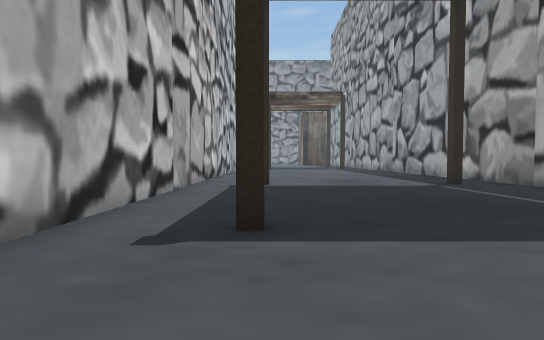
View 1 (above)

24 first-person views from a walk through a Unity game level. The camera is 1.3 m above the floor, tilts 2° down and sees 85° across. The floor is counted in squares, 2 m on a side. Each view is taken from the middle of a square. On the plan, view 1 faces up. The plan holds only what a view shows up to about 9 squares ahead; the rest is blank. The place goes on beyond the plan. The player character is not drawn.

View 2
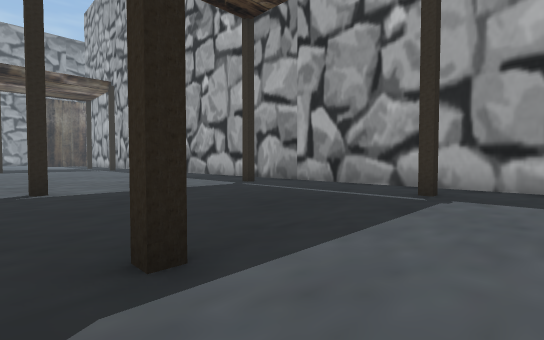

View 3
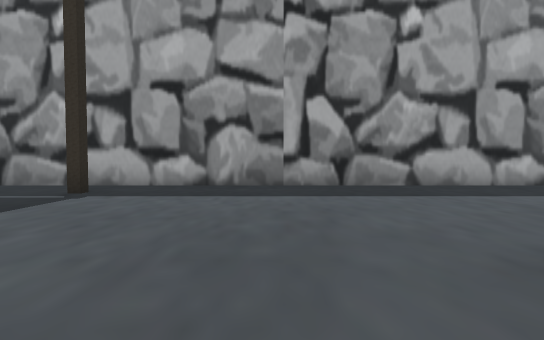

View 4
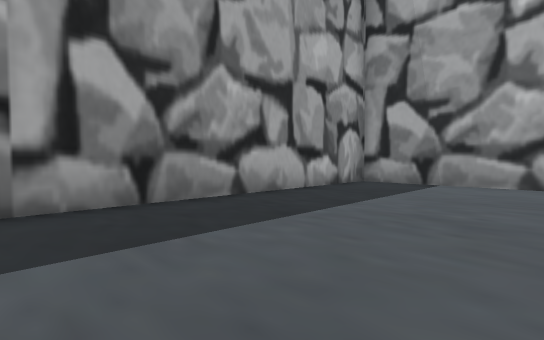

View 5
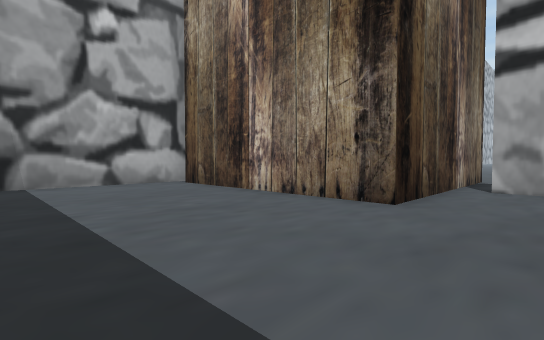

View 6
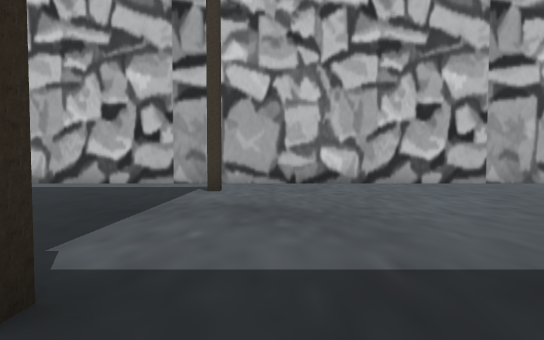

View 7
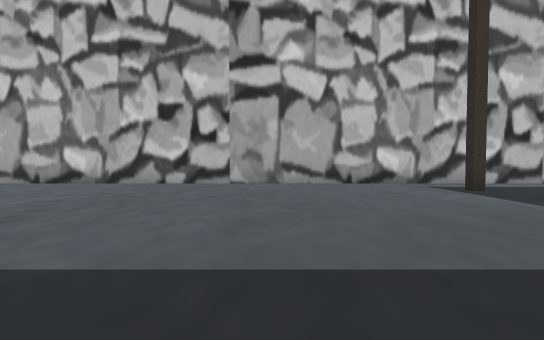

View 8
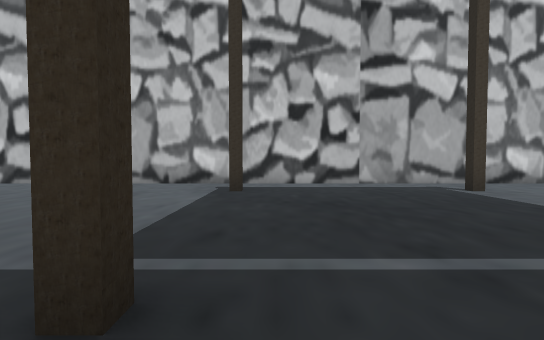

View 9
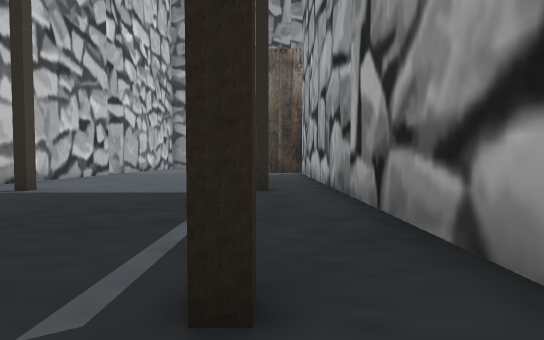

View 10
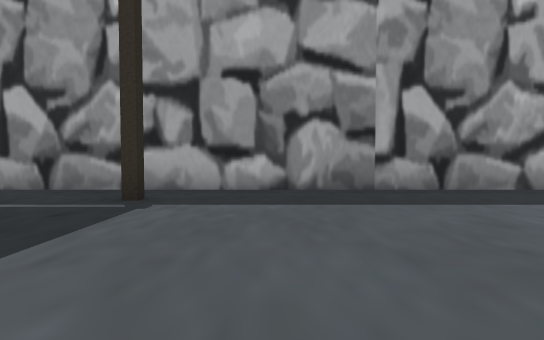

View 11
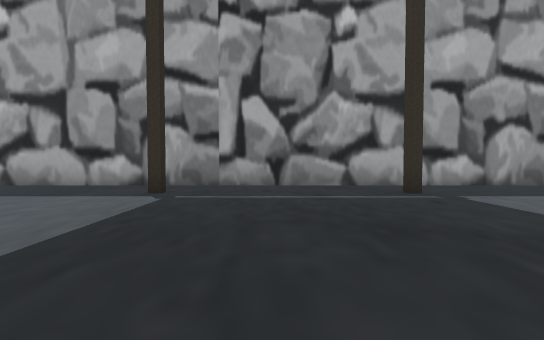

View 12
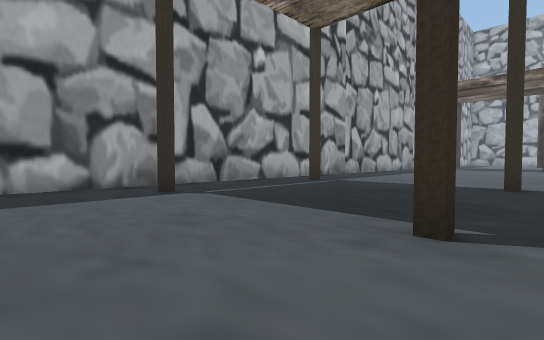

View 13
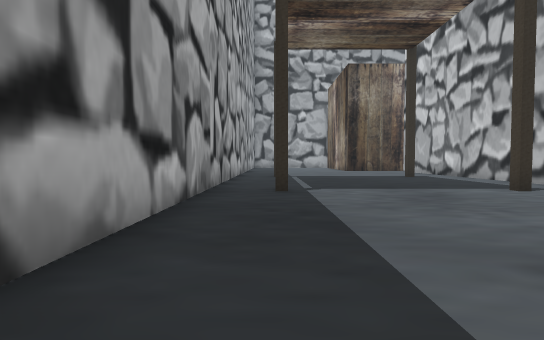

View 14
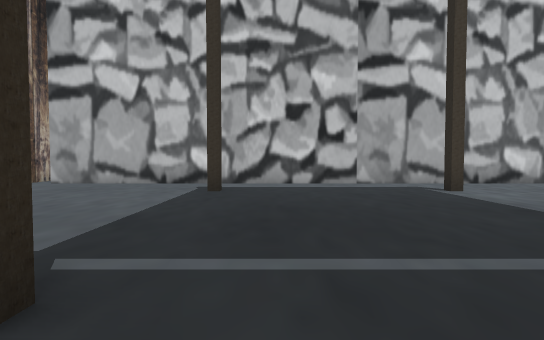

View 15
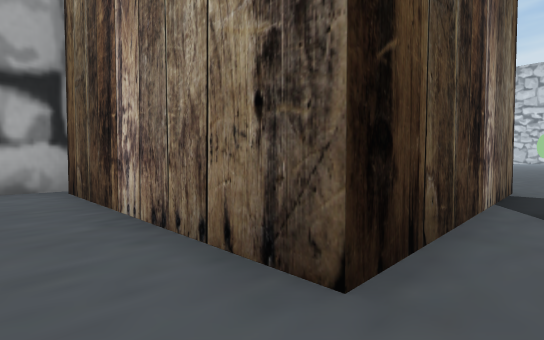

View 16
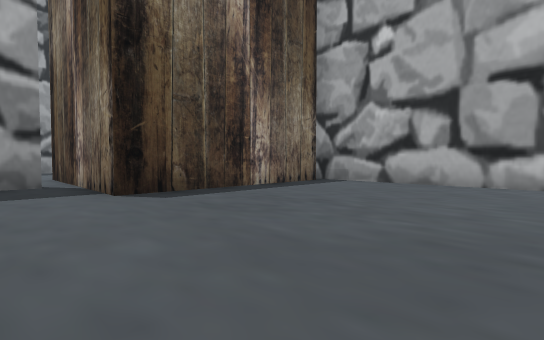

View 17
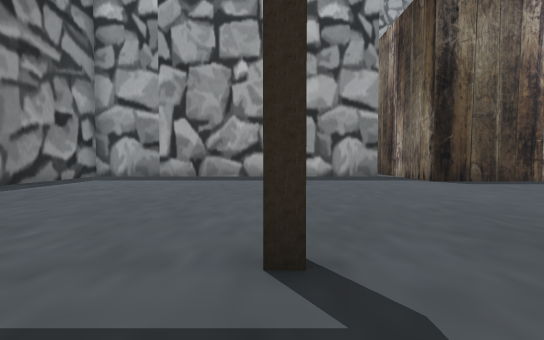

View 18
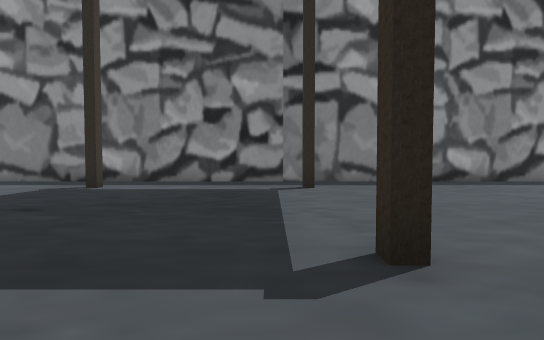

View 19
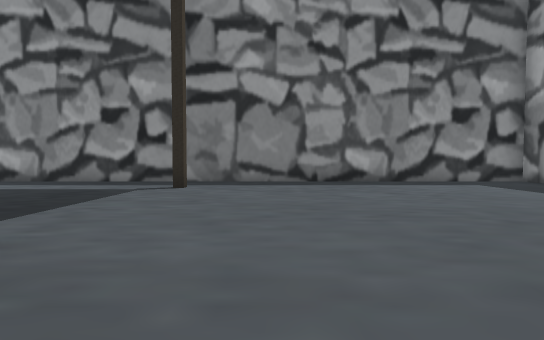

View 20
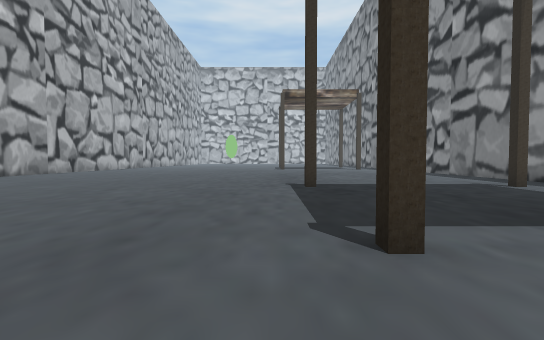

View 21
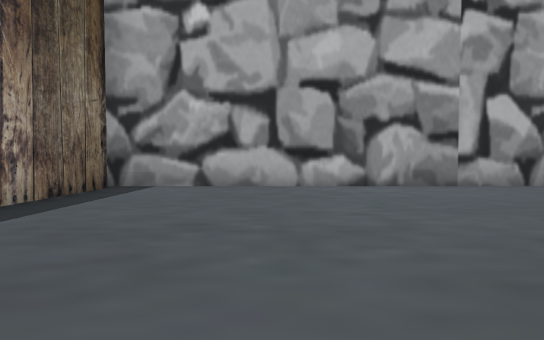

View 22
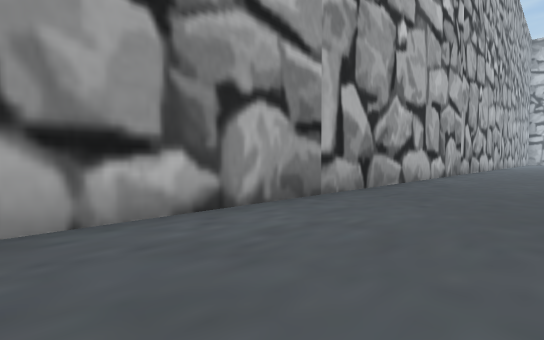

View 23
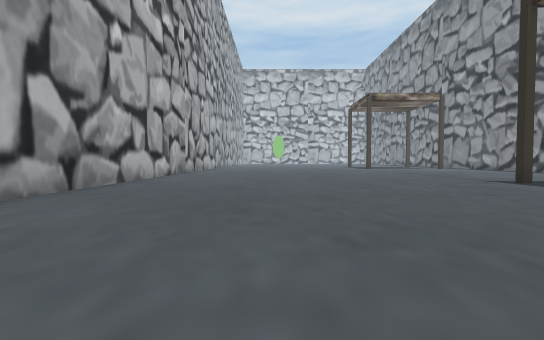

View 24
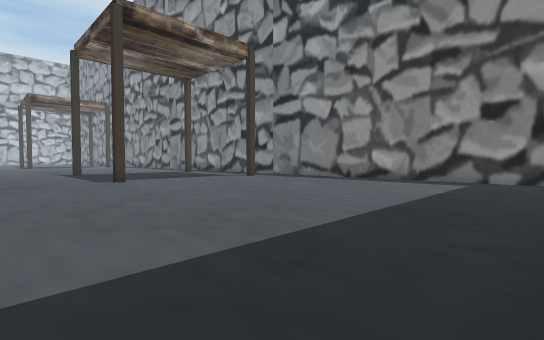

### Floor plan
Key: @ floor where view 1 was taken; # wall or solid block; . floor.
Columns run from 19 left of view 1 to 7 right of it. Each row starts with its distance up from view 1.
 28                  #........#
 27                  #........#
 26                  #........#
 25                  #.#....#.#
 24                  #........#
 23                  #........#
 22                  #........#
 21                  #........#
 20                  #.#....#.#
 19                  #........#
 18                  #........#
 17                  #........#
 16                  #........#
 15                  #........#
 14                  #........#
 13                  #........#
 12                  #........#
 11                  #........#
 10                  #........#
  9 ##################........#
  8 .................#.#....#.#
  7 ..#....#.........#........#
  6 .................#........#
  5  ................#........#
  4 .................#........#
  3 .................#.#....#.#
  2 ..#....#.........#........#
  1 .................#........#
  0 .................#.@......#
 -1 .................#........#
 -2 .................#........#
 -3 ..............######......#
 -4 ..............#    #......#
 -5 ..............#    #......#
 -6 ..............#    #......#
 -7 ..............#    #......#
 -8 ..............#    #......#
 -9 ...............     ......#
-10 ###############    ########

Where each view was taken, in squares from view 1:
view 1: 0 up, 0 right, facing up
view 2: 1 up, 1 left, facing up-right
view 3: 1 down, 1 left, facing right
view 4: 1 down, 2 right, facing down-right
view 5: 1 down, 5 right, facing down-left
view 6: 9 up, 6 right, facing left
view 7: 16 up, 6 right, facing left
view 8: 21 up, 6 right, facing left
view 9: 19 up, 5 right, facing up
view 10: 18 up, 0 right, facing right
view 11: 23 up, 1 left, facing right
view 12: 28 up, 1 left, facing down-right
view 13: 14 up, 5 right, facing down
view 14: 4 up, 6 right, facing left
view 15: 2 down, 2 right, facing down-left
view 16: 1 down, 11 left, facing down-right
view 17: 2 up, 14 left, facing right
view 18: 0 up, 13 left, facing up
view 19: 0 up, 10 left, facing up
view 20: 1 up, 10 left, facing left
view 21: 2 down, 9 left, facing down
view 22: 6 down, 9 left, facing down-left
view 23: 5 down, 9 left, facing left
view 24: 1 down, 3 left, facing up-left
